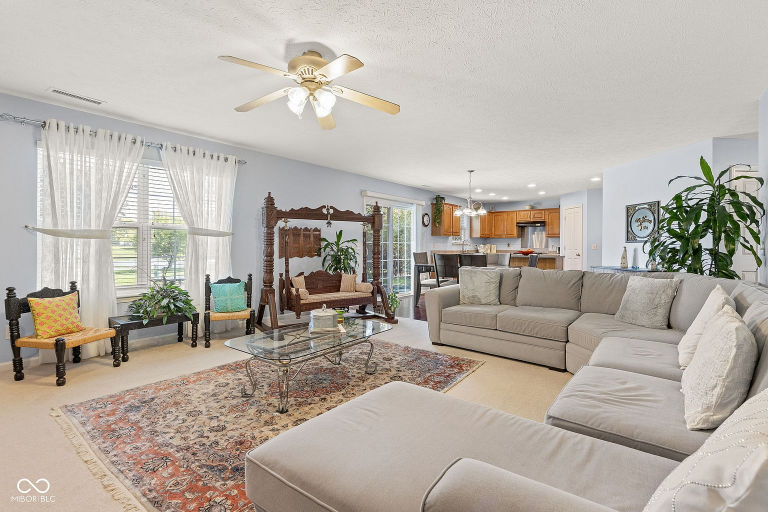
#> input picture houses/stanford/photos/08.jpg, 1536 x 1024 px, found by its file name (shown at 1/2 size)
$ python overlay.py houses/stanford/photos/08.jpg output/renders/p08.png --out /tmp/p08_overlay.png
#> lines starting #> are read from the running program, lines starting #| are printed output that depends on the picture; pictures that were not available may be replaced by others from this repository, and a replacement may not be noted
"""Check a camera match: overlay a render on its reference photograph (system Python + NumPy + PIL).

  python tools/overlay.py houses/stanford/photos/08.jpg output/renders/p08.png --out /tmp/p08_overlay.png

Writes one image with three panels stacked vertically: the render's edges (red) drawn over the desaturated
photo, the photo's edges (cyan) over the desaturated render, and a 50 % blend. The render is resized to the
photo's size first, so a preview at --scale 50 works. Edge lines that run parallel with a constant offset mean a
camera error; lines that agree in one area and diverge in another usually mean a plan dimension is wrong.
--mode edges|blend|all (default all); --crop x0,y0,x1,y1 (photo pixels) and --scale enlarge a detail.
"""
import argparse
from pathlib import Path

import numpy as np
from PIL import Image, ImageFilter


def edges(im, thresh=0.10):
    g = np.asarray(im.convert("L").filter(ImageFilter.GaussianBlur(1.0)), dtype=np.float32) / 255.0
    gx = np.zeros_like(g)
    gy = np.zeros_like(g)
    gx[:, 1:-1] = g[:, 2:] - g[:, :-2]
    gy[1:-1, :] = g[2:, :] - g[:-2, :]
    mag = np.hypot(gx, gy)
    ref = max(np.percentile(mag, 99.0), 1e-4)
    return mag / ref > thresh * 4.0


def paint(base, mask, colour):
    a = np.asarray(base.convert("L").convert("RGB"), dtype=np.float32) * 0.65 + 60
    a[mask] = colour
    return Image.fromarray(np.clip(a, 0, 255).astype(np.uint8))


def overlay(photo, render, mode="all", crop=None, scale=1.0):
#> called with mode = 'all', scale = 1
    p = Image.open(photo).convert("RGB")
#> p is the input picture: PIL image 1536x1024 RGB; mean R, G, B 180.7, 172.9, 163.9
    r = Image.open(render).convert("RGB").resize(p.size, Image.LANCZOS)
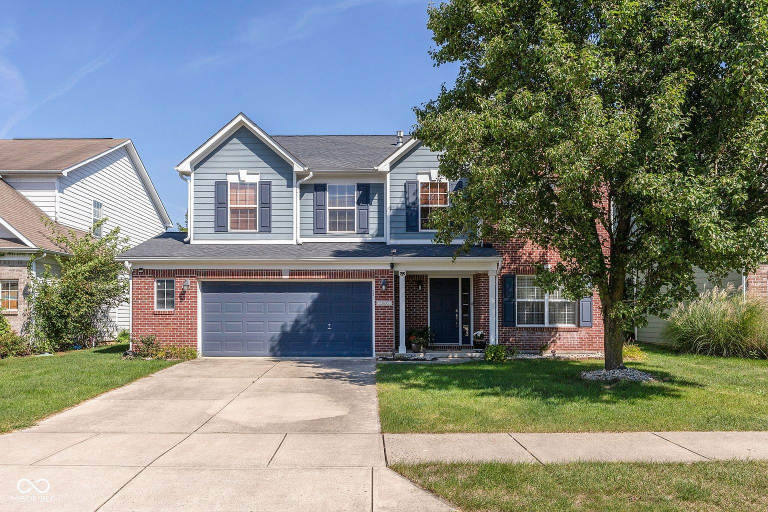
#> input picture houses/stanford/photos/01.jpg, 1536 x 1024 px, given in place of p08.png, which was not available (shown at 1/2 size)
#> r is the input picture: PIL image 1536x1024 RGB; mean R, G, B 127.8, 132.9, 124.2
    if crop:
        p, r = p.crop(crop), r.crop(crop)
    if scale != 1.0:
        size = (round(p.width * scale), round(p.height * scale))
        p, r = p.resize(size, Image.LANCZOS), r.resize(size, Image.LANCZOS)
    panels = []
    if mode in ("edges", "all"):
        panels.append(paint(p, edges(r), (255, 40, 40)))
#> in edges, `mag = np.hypot(gx, gy)`:
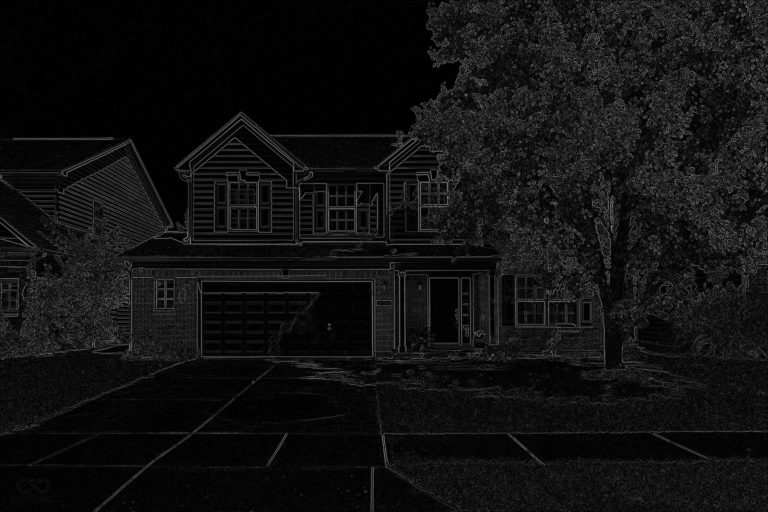
#> mag: shape (1024, 1536) float32 (shown at 1/2 size); min 0, max 0.512, mean 0.0681
#> in edges, `ref = max(np.percentile(mag, 99.0), 1e-4)`: ref = 0.314
#> in edges, `return mag / ref > thresh * 4.0`:
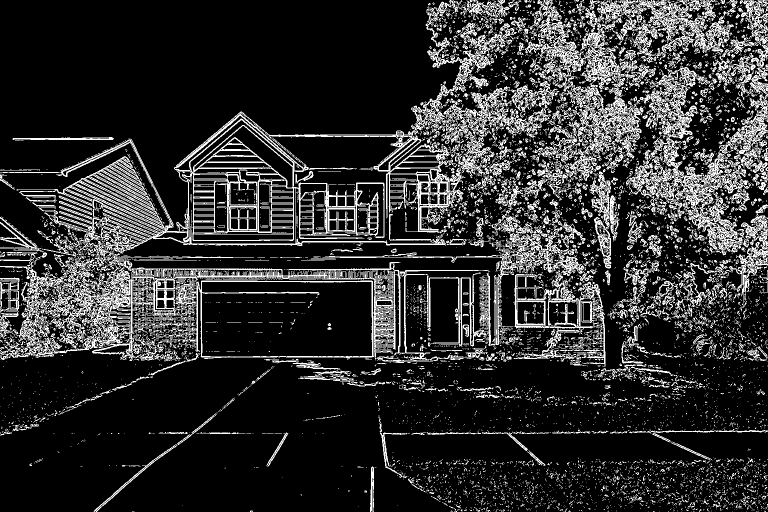
#> returned value: shape (1024, 1536) bool (shown at 1/2 size); 18.5% white in thin lines or dots
        panels.append(paint(r, edges(p), (40, 230, 255)))
#> call 2 of edges, with thresh = 0.1
#> in edges (call 2), `gy[1:-1, :] = g[2:, :] - g[:-2, :]`:
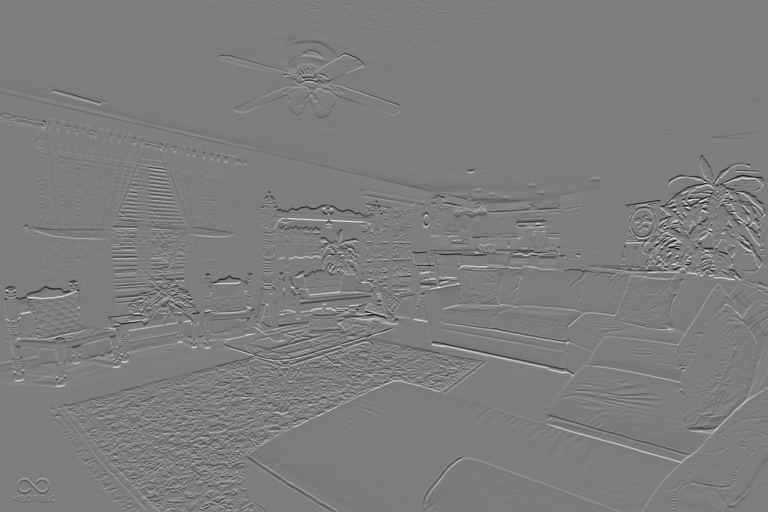
#> gy: shape (1024, 1536) float32 (shown at 1/2 size); min -0.525, max 0.541, mean -0.000384; drawn with min black and max white
#> in edges (call 2), `mag = np.hypot(gx, gy)`:
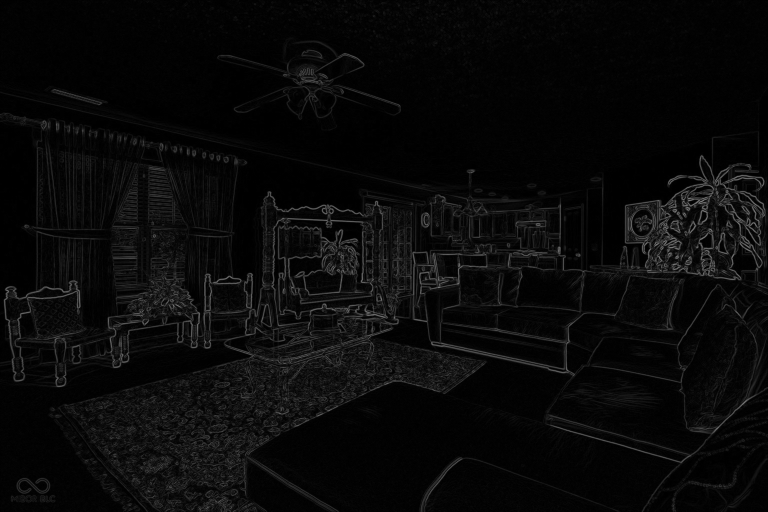
#> mag: shape (1024, 1536) float32 (shown at 1/2 size); min 0, max 0.561, mean 0.0376
#> in edges (call 2), `ref = max(np.percentile(mag, 99.0), 1e-4)`: ref = 0.298
#> in edges (call 2), `return mag / ref > thresh * 4.0`: returned value: shape (1024, 1536) bool; 8% white in thin lines or dots
#> call 2 of paint, with colour = (40, 230, 255)
#> in paint (call 2), `a[mask] = colour`:
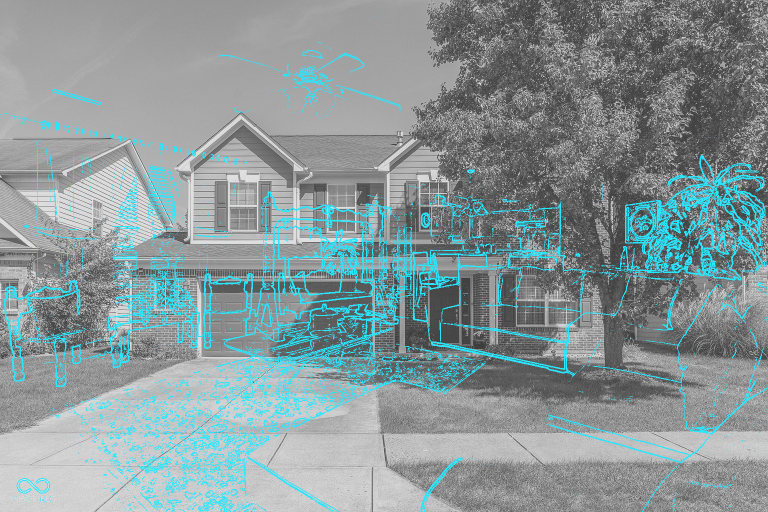
#> a: shape (1024, 1536, 3) float32 (shown at 1/2 size); mean R, G, B 136.4, 151.7, 153.9
    if mode in ("blend", "all"):
        panels.append(Image.blend(p, r, 0.5))
    out = Image.new("RGB", (p.width, p.height * len(panels)))
#> out: PIL image 1536x3072 RGB; every value is 0
    for i, im in enumerate(panels):
        out.paste(im, (0, i * p.height))
#> this loop made 3 passes
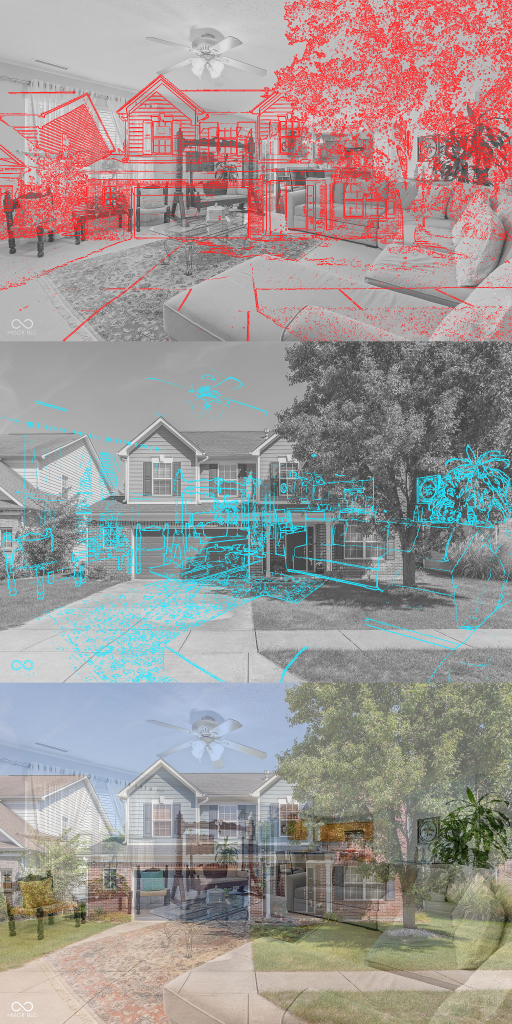
#> out: PIL image 1536x3072 RGB (shown at 1/3 size); mean R, G, B 159.3, 150.7, 148.5
    return out


def main(argv=None):
    ap = argparse.ArgumentParser(description=__doc__, formatter_class=argparse.RawDescriptionHelpFormatter)
    ap.add_argument("photo", type=Path)
    ap.add_argument("render", type=Path)
    ap.add_argument("--out", type=Path, required=True)
    ap.add_argument("--mode", default="all", choices=("all", "edges", "blend"))
    ap.add_argument("--crop", default="")
    ap.add_argument("--scale", type=float, default=1.0)
    a = ap.parse_args(argv)
    crop = tuple(int(float(v)) for v in a.crop.split(",")) if a.crop else None
    overlay(a.photo, a.render, a.mode, crop, a.scale).save(a.out)
    print(a.out)


if __name__ == "__main__":
    main()
